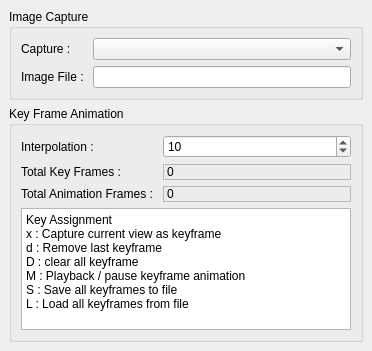
<?xml version="1.0" encoding="UTF-8"?>
<ui version="4.0">
 <class>AnimationControl</class>
 <widget class="QDockWidget" name="AnimationControl">
  <property name="geometry">
   <rect>
    <x>0</x>
    <y>0</y>
    <width>372</width>
    <height>351</height>
   </rect>
  </property>
  <property name="windowTitle">
   <string>Animation Control</string>
  </property>
  <widget class="QWidget" name="dockWidgetContents">
   <layout class="QGridLayout" name="gridLayout_3">
    <item row="0" column="0">
     <widget class="QGroupBox" name="imageCaptureGroupBox">
      <property name="title">
       <string>Image Capture</string>
      </property>
      <layout class="QGridLayout" name="gridLayout_2">
       <item row="0" column="0">
        <layout class="QFormLayout" name="formLayout">
         <property name="fieldGrowthPolicy">
          <enum>QFormLayout::AllNonFixedFieldsGrow</enum>
         </property>
         <property name="labelAlignment">
          <set>Qt::AlignLeading|Qt::AlignLeft|Qt::AlignVCenter</set>
         </property>
         <item row="0" column="0">
          <widget class="QLabel" name="captureLabel">
           <property name="text">
            <string>Capture : </string>
           </property>
          </widget>
         </item>
         <item row="1" column="0">
          <widget class="QLabel" name="imageFileLabel">
           <property name="text">
            <string>Image File : </string>
           </property>
          </widget>
         </item>
         <item row="0" column="1">
          <widget class="QComboBox" name="captureComboBox"/>
         </item>
         <item row="1" column="1">
          <widget class="QLineEdit" name="imageFileLineEdit"/>
         </item>
        </layout>
       </item>
      </layout>
     </widget>
    </item>
    <item row="1" column="0">
     <widget class="QGroupBox" name="keyFrameAnimationGroupBox">
      <property name="title">
       <string>Key Frame Animation</string>
      </property>
      <layout class="QGridLayout" name="gridLayout">
       <item row="0" column="0">
        <layout class="QFormLayout" name="formLayout_2">
         <property name="fieldGrowthPolicy">
          <enum>QFormLayout::AllNonFixedFieldsGrow</enum>
         </property>
         <property name="labelAlignment">
          <set>Qt::AlignLeading|Qt::AlignLeft|Qt::AlignVCenter</set>
         </property>
         <item row="0" column="0">
          <widget class="QLabel" name="interpolationLabel">
           <property name="text">
            <string>Interpolation : </string>
           </property>
          </widget>
         </item>
         <item row="2" column="0">
          <widget class="QLabel" name="totalAnimationFramesLabel">
           <property name="text">
            <string>Total Animation Frames : </string>
           </property>
          </widget>
         </item>
         <item row="1" column="0">
          <widget class="QLabel" name="totalKeyFramesLabel">
           <property name="text">
            <string>Total Key Frames : </string>
           </property>
          </widget>
         </item>
         <item row="0" column="1">
          <widget class="QSpinBox" name="interpolationSpinBox">
           <property name="minimum">
            <number>1</number>
           </property>
           <property name="maximum">
            <number>1000</number>
           </property>
           <property name="value">
            <number>10</number>
           </property>
          </widget>
         </item>
         <item row="1" column="1">
          <widget class="QLabel" name="totalKeyFramesDisplayLabel">
           <property name="frameShape">
            <enum>QFrame::StyledPanel</enum>
           </property>
           <property name="text">
            <string>0</string>
           </property>
          </widget>
         </item>
         <item row="2" column="1">
          <widget class="QLabel" name="totalAnimationFramesDisplayLabel">
           <property name="frameShape">
            <enum>QFrame::StyledPanel</enum>
           </property>
           <property name="text">
            <string>0</string>
           </property>
          </widget>
         </item>
        </layout>
       </item>
       <item row="1" column="0">
        <widget class="QTextEdit" name="textEdit">
         <property name="enabled">
          <bool>true</bool>
         </property>
         <property name="html">
          <string>&lt;!DOCTYPE HTML PUBLIC &quot;-//W3C//DTD HTML 4.0//EN&quot; &quot;http://www.w3.org/TR/REC-html40/strict.dtd&quot;&gt;
&lt;html&gt;&lt;head&gt;&lt;meta name=&quot;qrichtext&quot; content=&quot;1&quot; /&gt;&lt;meta charset=&quot;utf-8&quot; /&gt;&lt;style type=&quot;text/css&quot;&gt;
p, li { white-space: pre-wrap; }
hr { height: 1px; border-width: 0; }
li.unchecked::marker { content: &quot;\2610&quot;; }
li.checked::marker { content: &quot;\2612&quot;; }
&lt;/style&gt;&lt;/head&gt;&lt;body style=&quot; font-family:'.AppleSystemUIFont'; font-size:13pt; font-weight:400; font-style:normal;&quot;&gt;
&lt;p style=&quot; margin-top:0px; margin-bottom:0px; margin-left:0px; margin-right:0px; -qt-block-indent:0; text-indent:0px;&quot;&gt;&lt;span style=&quot; font-family:'Yu Gothic UI'; font-size:9pt;&quot;&gt;Key Assignment&lt;/span&gt;&lt;/p&gt;
&lt;p style=&quot; margin-top:0px; margin-bottom:0px; margin-left:0px; margin-right:0px; -qt-block-indent:0; text-indent:0px;&quot;&gt;&lt;span style=&quot; font-family:'Yu Gothic UI'; font-size:9pt;&quot;&gt;x : Capture current view as keyframe&lt;/span&gt;&lt;/p&gt;
&lt;p style=&quot; margin-top:0px; margin-bottom:0px; margin-left:0px; margin-right:0px; -qt-block-indent:0; text-indent:0px;&quot;&gt;&lt;span style=&quot; font-family:'Yu Gothic UI'; font-size:9pt;&quot;&gt;d : Remove last keyframe&lt;/span&gt;&lt;/p&gt;
&lt;p style=&quot; margin-top:0px; margin-bottom:0px; margin-left:0px; margin-right:0px; -qt-block-indent:0; text-indent:0px;&quot;&gt;&lt;span style=&quot; font-family:'Yu Gothic UI'; font-size:9pt;&quot;&gt;D : clear all keyframe&lt;/span&gt;&lt;/p&gt;
&lt;p style=&quot; margin-top:0px; margin-bottom:0px; margin-left:0px; margin-right:0px; -qt-block-indent:0; text-indent:0px;&quot;&gt;&lt;span style=&quot; font-family:'Yu Gothic UI'; font-size:9pt;&quot;&gt;M : Playback / pause keyframe animation&lt;/span&gt;&lt;/p&gt;
&lt;p style=&quot; margin-top:0px; margin-bottom:0px; margin-left:0px; margin-right:0px; -qt-block-indent:0; text-indent:0px;&quot;&gt;&lt;span style=&quot; font-family:'Yu Gothic UI'; font-size:9pt;&quot;&gt;S : Save all keyframes to file&lt;/span&gt;&lt;/p&gt;
&lt;p style=&quot; margin-top:0px; margin-bottom:0px; margin-left:0px; margin-right:0px; -qt-block-indent:0; text-indent:0px;&quot;&gt;&lt;span style=&quot; font-family:'Yu Gothic UI'; font-size:9pt;&quot;&gt;L : Load all keyframes from file&lt;/span&gt;&lt;/p&gt;&lt;/body&gt;&lt;/html&gt;</string>
         </property>
        </widget>
       </item>
      </layout>
     </widget>
    </item>
   </layout>
  </widget>
 </widget>
 <resources/>
 <connections/>
</ui>
